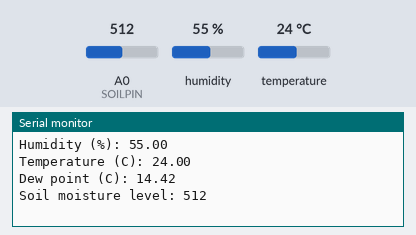
Simulated run of this sketch. Board: Arduino Uno, built for the host (arithmetic inside an expression is 32-bit, double 64-bit). Parts: the last lines printed to the serial monitor. Inputs (shaded band) come from the test bench; at power-on: humidity 55 %, A0 (SOILPIN) = 512, temperature 24 °C.

Above: at 2.8 s.
2.9 s: humidity set to 22 %
At 5.4 s:
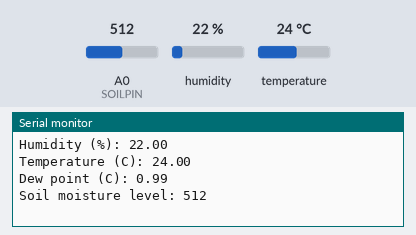
5.7 s: A0 (SOILPIN) set to 716
At 6.7 s:
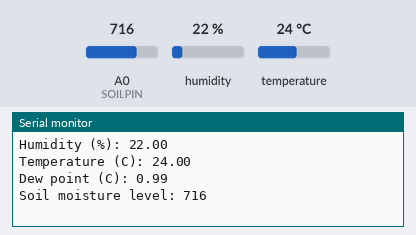
8.5 s: temperature set to 12 °C
At 11.1 s:
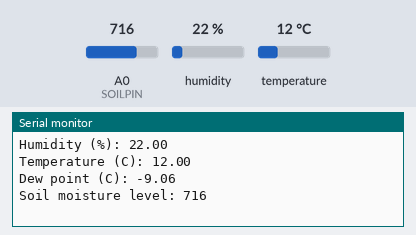
11.3 s: A0 (SOILPIN) set to 900
At 13.7 s:
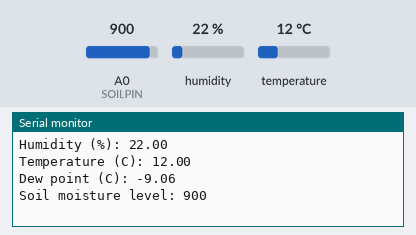
14.1 s: humidity set to 40 %
At 15.0 s:
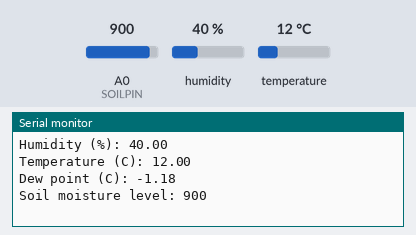
Timing chart, 0 to 17.1 s (numbered marks = the images above; inputs shaded):
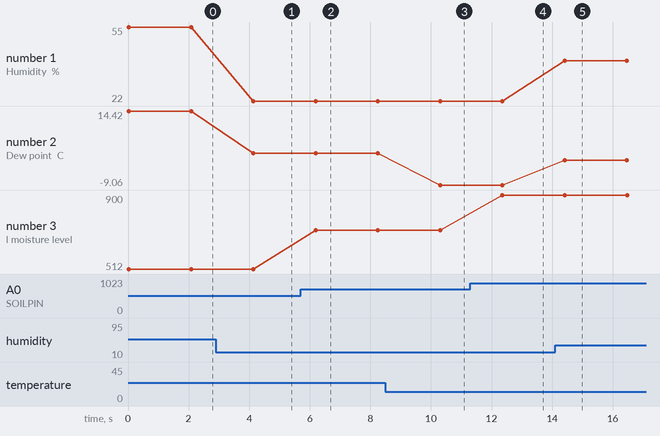

Measured:
- after the input at 2.9 s, the serial monitor: prints a new line after 1.2 s (image 1)
- after the input at 5.7 s, the serial monitor: prints a new line after 0.49 s (image 2)
- after the input at 8.5 s, the serial monitor: prints a new line after 1.8 s (image 3)
- after the input at 11.3 s, the serial monitor: prints a new line after 1.1 s (image 4)
- after the input at 14.1 s, the serial monitor: prints a new line after 0.32 s (image 5)
- plotted number 1: 55 → 22 after the input at 2.9 s, 22 → 40 after the input at 14.1 s
- plotted number 2: 14.42 → 0.99 after the input at 2.9 s, 0.99 → -9.06 after the input at 8.5 s, -9.06 → -1.18 after the input at 14.1 s
- plotted number 3: 512 → 716 after the input at 5.7 s, 716 → 900 after the input at 11.3 s

The sketch:

sketch_feb26a.ino
```cpp
double dewPoint(double celsius, double humidity)
{
  // (1) Saturation Vapor Pressure = ESGG(T)
  double RATIO = 373.15 / (273.15 + celsius);
  double RHS = -7.90298 * (RATIO - 1);
  RHS += 5.02808 * log10(RATIO);
  RHS += -1.3816e-7 * (pow(10, (11.344 * (1 - 1 / RATIO ))) - 1) ;
  RHS += 8.1328e-3 * (pow(10, (-3.49149 * (RATIO - 1))) - 1) ;
  RHS += log10(1013.246);

  // factor -3 is to adjust units - Vapor Pressure SVP * humidity
  double VP = pow(10, RHS - 3) * humidity;

  // (2) DEWPOINT = F(Vapor Pressure)
  double T = log(VP / 0.61078); // temp var
  return (241.88 * T) / (17.558 - T);
}

int plant_index(String plant)
{
  if(plant=='cotton')
    return(0);
  else if(plant=='maize')
    return(1);
  else if(plant=='millet')
    return(2);
  else if(plant=='groundnut')
    return(3);
  else if(plant=='sorghum')
    return(4);
  else
    return(-1);

}

float find_kc(int days_passed, float kc_ini, float kc_dev, float kc_mid, float kc_end, byte g_ini, byte g_dev, byte g_mid, byte g_end, float ET)
{
  float kc = 0.0;
   if(days_passed <= g_ini)
    kc = kc_ini*ET;
   else if(days_passed <= (g_ini+g_dev))
    kc = kc_dev*ET;
   else if(days_passed <= (g_ini+g_dev+g_mid))
    kc = kc_mid*ET;
   else if(days_passed >= (g_ini+g_dev+g_mid+g_end))
    kc = kc_end*ET;

   return (kc);
}


#include <dht11.h>
#define DHT11PIN 4
#define SOILPIN A0

String plant = "cotton"; //cotton or maize or millet or groundnut or sorghum
int index = plant_index(plant);

float ET[] = {7.861669, 11.097850, 11.188744, 14.553114, 15.196926, 16.673455, 14.218546, 13.019239, 12.932587, 11.118871, 10.195709, 6.683616};//precomputed values from Tmean and p

float kc_ini[]={0.45,0.4,0.35,0.45,0.35};
float kc_dev[]={0.75,0.8,0.7,0.75,0.75};
float kc_mid[]={1.15,1.15,1.1,1.05,1.1};
float kc_end[]={0.75,0.7,0.65,0.7,0.65};

byte g_ini[]={30,20,15,25,20};
byte g_dev[]={50,35,25,35,30};
byte g_mid[]={55,40,40,45,40};
byte g_end[]={45,30,25,25,30};

dht11 DHT11;
int soil_moisture = 0;

void setup()
{
  Serial.begin(9600);

}

void loop()
{
  // Starting of code for DHT Sensor
  int chk = DHT11.read(DHT11PIN);
  float humidity = (float)DHT11.humidity;
  float temperature = (float)DHT11.temperature;

  Serial.print("Humidity (%): ");
  Serial.println(humidity, 2);

  Serial.print("Temperature (C): ");
  Serial.println(temperature, 2);

  Serial.print("Dew point (C): ");
  Serial.println(dewPoint(temperature, humidity), 2);
  //End of code of DHT Sensor

  soil_moisture = analogRead(SOILPIN);
  Serial.print("Soil moisture level: ");
  Serial.println(soil_moisture);

  int month = 3; // obtained by rtc sensor
  int days_passed = 0; // obtained by rtc sensor

  int kc = find_kc(days_passed, kc_ini[index], kc_dev[index], kc_mid[index], kc_end[index], g_ini[index], g_dev[index], g_mid[index], g_end[index], ET[month]);
  Serial.println(" ");
  delay(2000);
}
```
